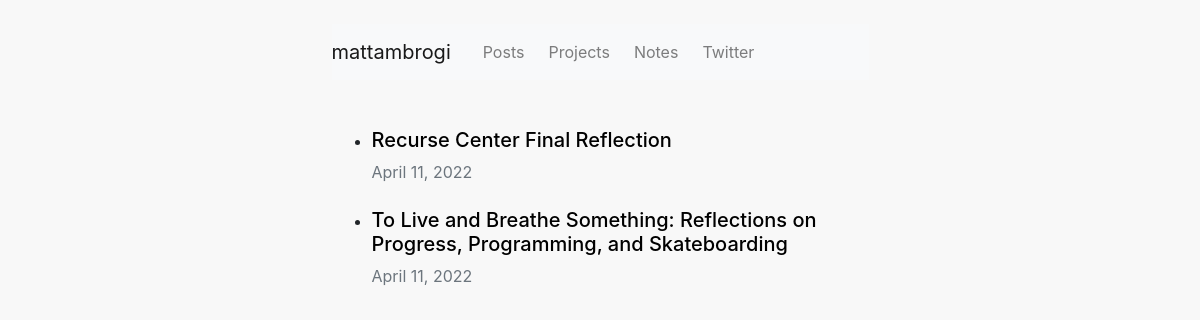
/posts/, run on the app's committed database.
### blog/models.py (models this page shows, shortened)
class Post(models.Model):
    title = models.CharField(max_length=200)
    author = models.ForeignKey(User, on_delete=models.CASCADE)
    body = RichTextField(blank=True, null=True)
    show_in_feed = models.BooleanField(default=True)
    note = models.BooleanField(default=False)
    created_at = models.DateTimeField(auto_now_add=True)
    updated_at = models.DateTimeField(auto_now=True)
    slug = models.SlugField(max_length=128, blank=True)

### blog/views.py (the view)
# urls.py: path("", PostListView.as_view(), name="posts"),
class PostListView(ListView):
    model = Post
    template_name = "posts.html"
    ordering = ['-created_at']
    def get_queryset(self):
        queryset = super().get_queryset().filter(note=False)
        return queryset

### templates/posts.html (shortened to what this page needs)
{% extends "base.html" %}
{% load static %}
{% block additionalStyles %}
<link rel="stylesheet" href="{% static 'css/posts.css' %}">
{% endblock %}
{% block content %}
{% for post in post_list %}
{% if post.show_in_feed %}
<ul class="post-entry mt-4">
    <li>
        <h5><a href="{% url 'blog_post' post.slug %}">{{ post.title }}</a></h5>
        <p class="text-secondary">{{ post.created_at.date }}</p>
    </li>
</ul>
{% endif %}
{% endfor %}
{% endblock content %}

### templates/base.html (shortened to what this page needs)
{% load static %}
<html>
<head>
    <link rel="stylesheet" href="https://cdn.jsdelivr.net/npm/bootstrap@4.5.3/dist/css/bootstrap.min.css"
>
    {% block additionalStyles %}{% endblock %}
</head>
<body style="background-color: F8F8F8;">
    <div class="container-fluid px-5 h-100">
        <div class="row" style="min-height:calc(100vh-100px);">
            <div class="col-sm-0 col-md-3"></div>
            <div class="col-sm-12 col-md-6">
                <nav class="navbar navbar-expand-lg navbar-light bg-light mt-4 mb-5" style="padding-left:0;">
                    <a class="navbar-brand ml-0 pr-2" href="{% url 'home' %}">mattambrogi</a>
                    <div id="navbarNav">
                        <ul class="navbar-nav d-flex flex-row">
                            <li class="nav-item pr-2">
                                <a class="nav-link" href="{% url 'posts' %}">Posts</a>
                            </li>
                            <li class="nav-item pr-2">
                                <a class="nav-link" href="{% url 'projects' %}">Projects</a>
                            </li>
                            <li class="nav-item pr-2">
                                <a class="nav-link" href="{% url 'notes' %}">Notes</a>
                            </li>
                            <li class="nav-item d-none d-md-block">
                                <a class="nav-link" href="https://twitter.com/matt_ambrogi">Twitter</a>
                            </li>
                        </ul>
                    </div>
                </nav>
                <div>
                    {% block content %}
                    {% endblock content %}
                </div>
            </div>
            <div class="col-sm-0 col-md-3"></div>
        </div>
        <footer style="height: 100px;">
        </footer>
    </div>
</body>
</html>

### static/css/posts.css (style rules this page uses)
.post-entry h5 a { color:black; }

### data on the page
Post: title "Recurse Center Final Reflection", created_at "April 11, 2022"
Post: title "To Live and Breathe Something: Reflections on Progress, Programming, and Skateboarding", created_at "April 11, 2022"
